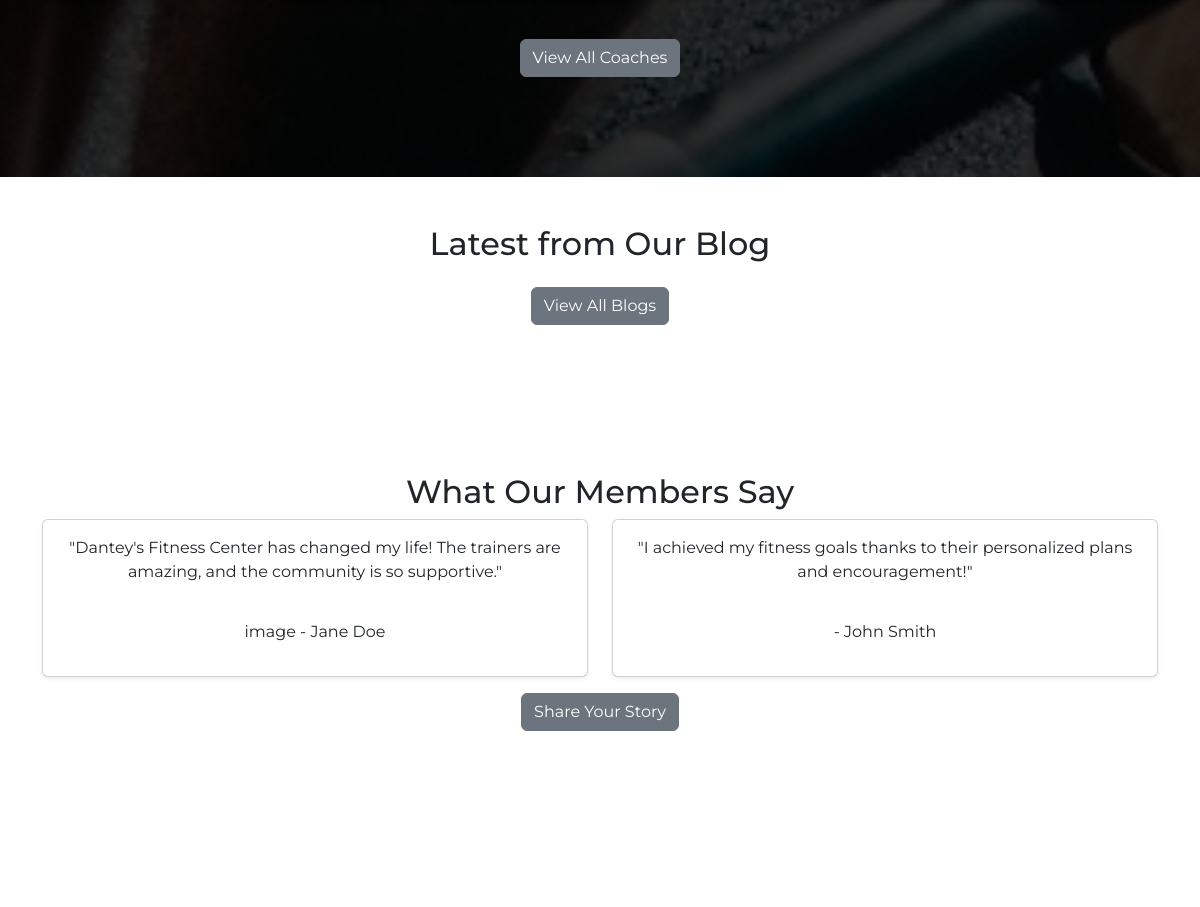
/ (middle part), run on an earlier commit of the app's database.
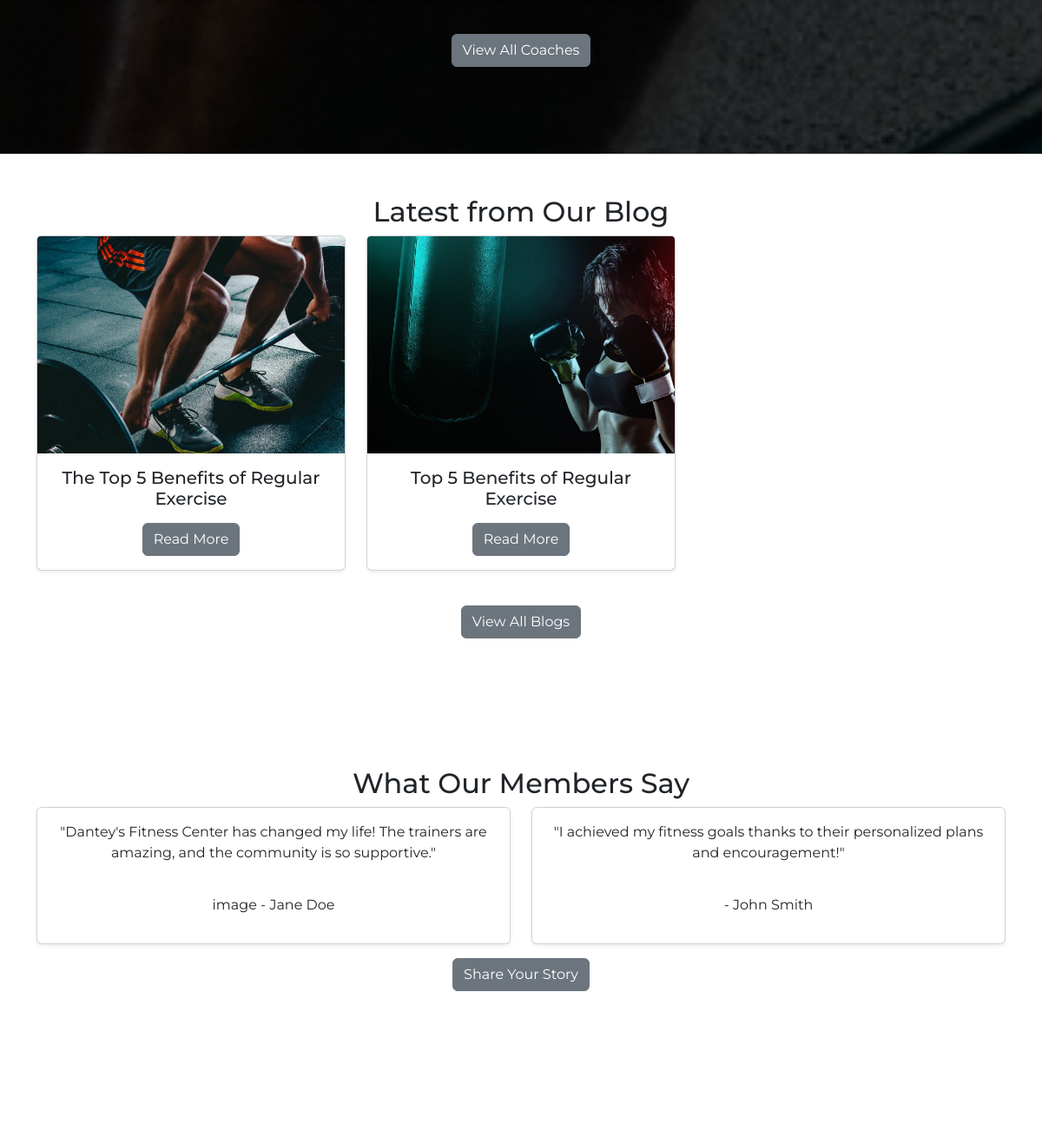
And on a later commit of the database.
### gym_blog/models.py (models this page shows, shortened)
class Post(models.Model):
    title = models.CharField(max_length=200)
    slug = models.SlugField(unique=True)
    content = models.TextField()
    author = models.ForeignKey(User, on_delete=models.CASCADE, related_name='posts')
    category = models.ForeignKey(Category, on_delete=models.SET_NULL, null=True, blank=True, related_name='posts')
    pub_date = models.DateTimeField(default=timezone.now, editable=False)
    updated_date = models.DateTimeField(auto_now=True)
    image = models.ImageField(upload_to='blog_images/', null=True, blank=True)
    class Meta:
        ordering = ['-pub_date']

### gym/views.py (the view)
# urls.py: path('', views.HomeView.as_view(), name='index'),
class HomeView(TemplateView):
    template_name = 'gym/index.html'
    def get_context_data(self, **kwargs):
        context = super().get_context_data(**kwargs)
        context['services'] = Service.objects.all()[:3]
        context['latest_blogs'] = Post.objects.order_by('-pub_date')[:3]  # Adjust based on your model field
        return context

### gym/templates/gym/index.html (shortened to what this page needs)
{% extends 'base.html' %}
{% load static %}
{% block main_content %}
<section id="features" class="my-5">
    <div class="container">
        <div class="row">
            <div class="col-md-12 text-center">
                <div class="row">
                </div>
                <a href="#" class="btn btn-secondary mt-3">View All Coaches</a>
            </div>
        </div>
    </div>
</section>
<section id="blog" class="my-5">
    <div class="container">
        <div class="row">
            <div class="col-md-12 text-center">
                <h2>Latest from Our Blog</h2>
                <div class="row">
                    {% for post in latest_blogs %}
                    <div class="col-md-4 mb-4">
                        <div class="card shadow-sm">
                            <img src="{{ post.image.url }}" class="card-img-top" alt="{{ post.title }}">
                            <div class="card-body">
                                <h5>{{ post.title }}</h5>
                                <a href="{{ post.url }}" class="btn btn-secondary">Read More</a>
                            </div>
                        </div>
                    </div>
                    {% endfor %}
                </div>
                <a href="{% url 'gym_blog:blog_list' %}" class="btn btn-secondary mt-3">View All Blogs</a>
            </div>
        </div>
    </div>
</section>
<section id="testimonials" class="my-5">
    <div class="container">
        <div class="row">
            <div class="col-md-12 text-center">
                <h2>What Our Members Say</h2>
                <div class="row">
                    <div class="col-md-6">
                        <div class="card shadow-sm">
                            <div class="card-body">
                                <blockquote>
                                    <p>"Dantey's Fitness Center has changed my life! The trainers are amazing, and the community is so supportive."</p>
                                    <footer>
                                        image
                                        - Jane Doe
                                    </footer>
                                </blockquote>
                            </div>
                        </div>
                    </div>
                    <div class="col-md-6">
                        <div class="card shadow-sm">
                            <div class="card-body">
                                <blockquote>
                                    <p>"I achieved my fitness goals thanks to their personalized plans and encouragement!"</p>
                                    <footer>- John Smith</footer>
                                </blockquote>
                            </div>
                        </div>
                    </div>
                </div>
                <a href="#" class="btn btn-secondary mt-3">Share Your Story</a>
            </div>
        </div>
    </div>
</section>
{% endblock %}

What changed in the data, as far as the page shows it:
added Post: image (picture), title "The Top 5 Benefits of Regular Exercise"
added Post: image (picture), title "Top 5 Benefits of Regular Exercise"
